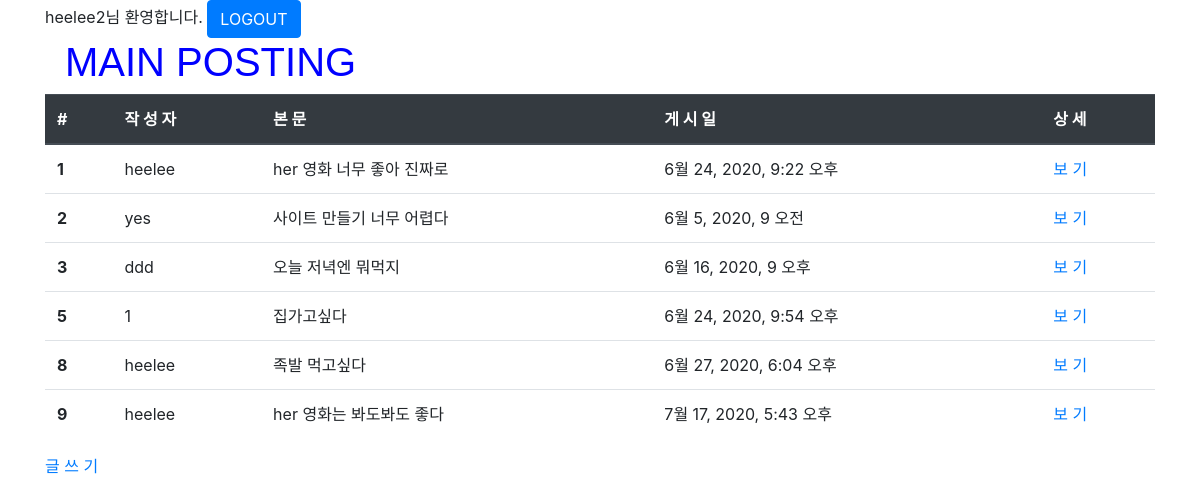
Screenshot of /posts/ (signed in) with the database file from the repository.
### posts/models.py (models this page shows, shortened)
class Post(models.Model):
    user = models.ForeignKey(User, on_delete=models.CASCADE, null=False)
    body = models.TextField()
    image = models.ImageField(upload_to='posts', null=True)
    created_at = models.DateTimeField()
    liked_users = models.ManyToManyField(User, related_name='liked_posts')

### posts/views.py (the view)
# urls.py: path('', views.index, name='index'),
def index(request):
    posts = Post.objects.all()
    context = { 'posts' : posts }
    return render(request, 'posts/index.html', context)

### posts/templates/posts/index.html
{% extends 'base.html' %}
{% load static %}
{% block style %}
        <link rel="stylesheet" href="{% static 'posts/style.css' %}" type="text/css" />
{% endblock %}
{% block content %}
    <div class = "container">
        <h1>MAIN POSTING</h1>
        {% if posts %}
            <table class="table">
                <thead class="thead-dark">
                    <th>#</th>
                    <th>작 성 자</th>
                    <th>본 문</th>
                    <th>게 시 일</th>
                    <th>상 세</th>
                </thead>
                <tbody>
                    {% for post in posts %}
                        <tr>
                            <th>{{ post.id }}</th>
                            <td>{{ post.user.get_username }}</td>
                            <td>{{ post.body }}</td>
                            <td>{{ post.created_at }}</td>
                            <td><a href="{% url 'posts:detail' post.id %}">보 기</a></td>
                        </tr>
                    {% endfor %}
                </tbody>
            </table>
        {% else %}
            <p> No Posts </p>
        {% endif %}
        <a href="{% url 'posts:new' %}">글 쓰 기</a>
    </div>
{% endblock %}

### templates/base.html (shortened to what this page needs)
{% load static %}
<!DOCTYPE html>
<html>
    <head>
        <link rel="stylesheet" href="{% static 'posts/style.css' %}" type="text/css" />
        <link rel="stylesheet" href="https://stackpath.bootstrapcdn.com/bootstrap/4.5.0/css/bootstrap.min.css">
        {% block style %}
        {% endblock %}
    </head>
    <body>
         {% if user.is_authenticated %}
            <div class="container">
                <form action="{% url 'accounts:logout' %}" method="POST">
                    {{ user.get_username }}님 환영합니다.
                    <button type="submit" class="btn btn-primary">LOGOUT</button>
                </form>
            </div>
        {% endif %}
        {% block content %}
        {% endblock %}
    </body>
</html>

### posts/static/posts/style.css (style rules this page uses)
h1 { font-family: 'Noto Sans KR', sans-serif; color: blue; position: relative; left: 20px; }

### rows the page displays
Post: id "1", user.get_username "heelee", body "her 영화 너무 좋아 진짜로", created_at "6월 24, 2020, 9:22 오후"
Post: id "2", user.get_username "yes", body "사이트 만들기 너무 어렵다", created_at "6월 5, 2020, 9 오전"
Post: id "3", user.get_username "ddd", body "오늘 저녁엔 뭐먹지", created_at "6월 16, 2020, 9 오후"
Post: id "5", user.get_username "1", body "집가고싶다", created_at "6월 24, 2020, 9:54 오후"
Post: id "8", user.get_username "heelee", body "족발 먹고싶다", created_at "6월 27, 2020, 6:04 오후"
Post: id "9", user.get_username "heelee", body "her 영화는 봐도봐도 좋다", created_at "7월 17, 2020, 5:43 오후"

### other values shown
{{ user.get_username }} "heelee2"
